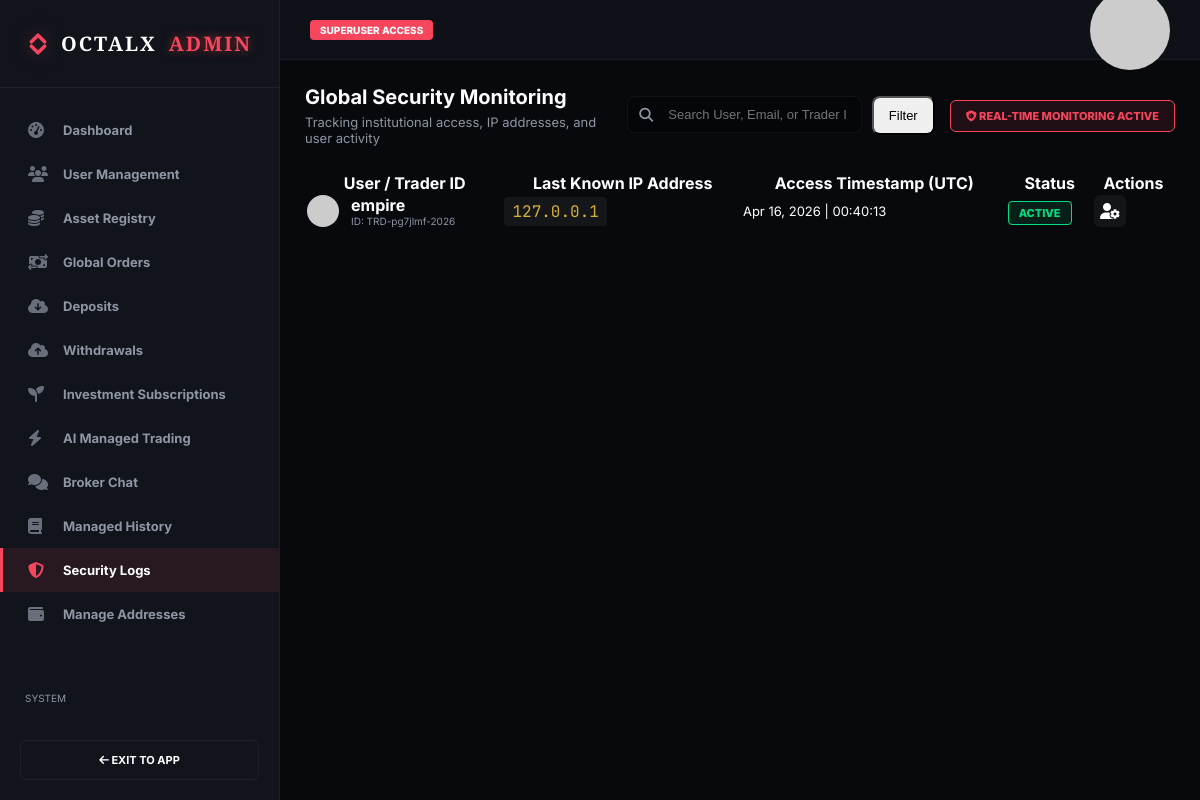
/et-admin/security-logs/ (signed in), run on an earlier commit of the app's database.
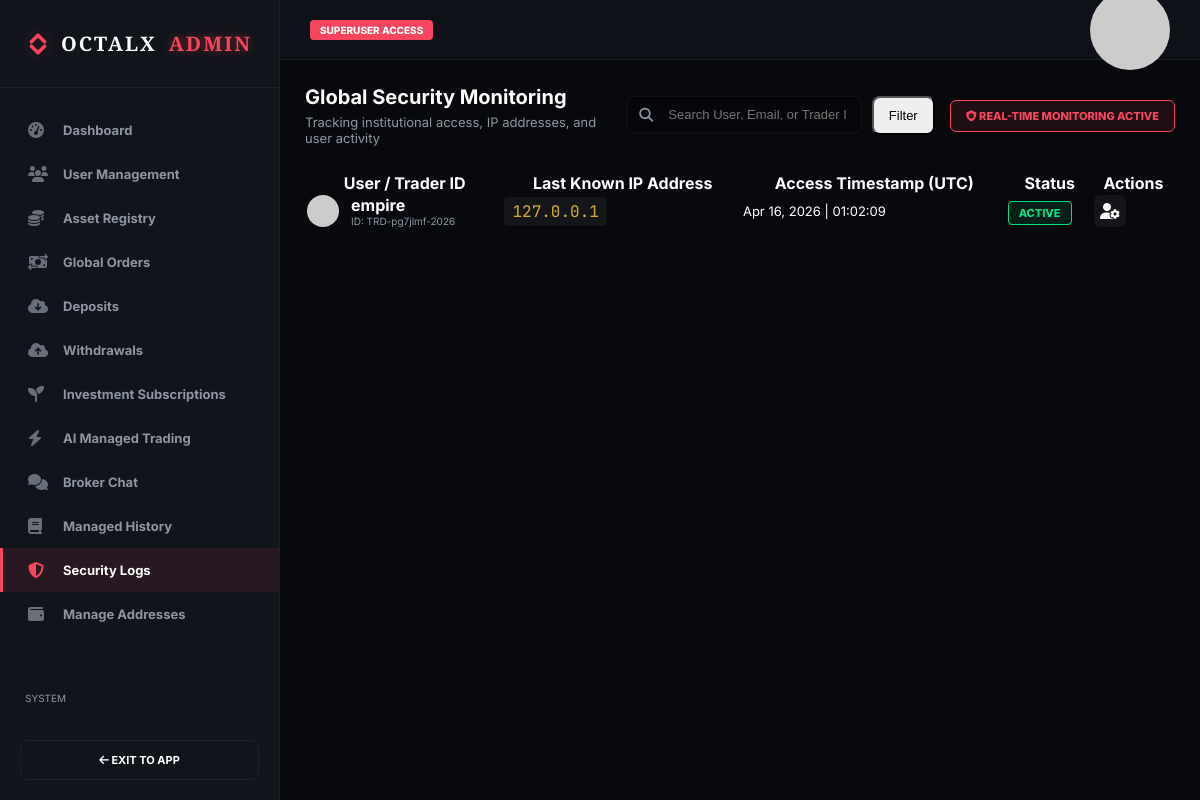
And on a later commit of the database.
### core/models.py (models this page shows, shortened)
class UserProfile(models.Model):
    KYC_CHOICES = (('UNVERIFIED', 'Unverified'), ('PENDING', 'Pending'), ('VERIFIED', 'Verified'))
    user = models.OneToOneField(settings.AUTH_USER_MODEL, on_delete=models.CASCADE, related_name='profile')
    display_name = models.CharField(max_length=100, blank=True)
    bio = models.TextField(blank=True)
    phone = models.CharField(max_length=20, blank=True)
    preferred_currency = models.CharField(max_length=10, default='USD')
    is_verified = models.BooleanField(default=False)
    kyc_status = models.CharField(max_length=20, choices=KYC_CHOICES, default='UNVERIFIED')
    trader_id = models.CharField(max_length=50, blank=True)
    kyc_id_type = models.CharField(max_length=50, blank=True)
    kyc_id_number = models.CharField(max_length=100, blank=True)
    kyc_id_front = models.ImageField(upload_to='kyc/', blank=True, null=True)
    kyc_id_back = models.ImageField(upload_to='kyc/', blank=True, null=True)
    profile_picture = models.ImageField(upload_to='avatars/', blank=True, null=True)
    has_signal_subscription = models.BooleanField(default=False)
    has_ai_subscription = models.BooleanField(default=False)
    active_plan = models.CharField(max_length=50, blank=True, null=True) # e.g. 'Premium'
    is_blocked = models.BooleanField(default=False, help_text="Total ban. Cannot login.")
    is_suspended = models.BooleanField(default=False, help_text="Restricted access. Forced to suspend page.")
    is_demo_mode = models.BooleanField(default=True, help_text="Switch between Demo and Real trading")
    referral_code = models.CharField(max_length=20, unique=True, blank=True)
    referred_by = models.ForeignKey(settings.AUTH_USER_MODEL, on_delete=models.SET_NULL, null=True, blank=True, related_name='referrals')
    last_login_ip = models.GenericIPAddressField(null=True, blank=True)
    last_login_at = models.DateTimeField(null=True, blank=True)
    created_at = models.DateTimeField(auto_now_add=True)
    def check_plan_expiry(self):
        from django.utils import timezone
        from datetime import timedelta
        from .models import InvestmentPayment
        has_valid = InvestmentPayment.objects.filter(
            user=self.user,
            status='COMPLETED',
            timestamp__gte=timezone.now() - timedelta(days=30)
        ).exists()
        return not has_valid

### core/views.py (the view)
# urls.py: path('et-admin/security-logs/', views.admin_security_logs, name='admin_security_logs'),
@user_passes_test(lambda u: u.is_active and u.is_superuser, login_url='login')
def admin_security_logs(request):
    q = request.GET.get('q', '')
    profiles = UserProfile.objects.select_related('user').filter(
        last_login_at__isnull=False,
        user__is_staff=False,
        user__is_superuser=False
    )
    if q:
        profiles = profiles.filter(
            Q(user__username__icontains=q) |
            Q(user__email__icontains=q) |
            Q(trader_id__icontains=q)
        )
    profiles = profiles.order_by('-last_login_at')
    return render(request, 'core/custom_admin/security_logs.html', {'profiles': profiles, 'q': q})

### templates/core/custom_admin/security_logs.html (shortened to what this page needs)
{% extends 'core/custom_admin/admin_base.html' %}
{% load static %}
{% block admin_content %}
<div class="admin-card">
    <div style="display: flex; justify-content: space-between; align-items: center; margin-bottom: 25px; flex-wrap: wrap; gap: 15px;">
        <div style="flex: 1; min-width: 250px;">
            <h2 style="margin: 0; font-size: 20px; color: white;">Global Security Monitoring</h2>
            <p style="margin: 5px 0 0; color: var(--text-secondary); font-size: 13px;">Tracking institutional access, IP addresses, and user activity</p>
        </div>
        <form method="GET" style="flex: 1; display: flex; gap: 10px; min-width: 250px;">
            <div style="position: relative; flex: 1;">
                <i class="fas fa-search" style="position: absolute; left: 12px; top: 12px; color: var(--text-secondary); font-size: 14px;"></i>
                <input type="text" name="q" value="{{ q }}" placeholder="Search User, Email, or Trader ID..."
                    style="width: 100%; background: rgba(0,0,0,0.3); border: 1px solid var(--border); border-radius: 8px; padding: 10px 15px 10px 40px; color: white; font-size: 13px;">
            </div>
            <button type="submit" class="btn-primary" style="padding: 10px 15px; border-radius: 8px; font-size: 13px;">Filter</button>
        </form>
        <div class="security-badge desktop-only" style="background: rgba(246, 70, 93, 0.1); border: 1px solid var(--danger); color: var(--danger); padding: 8px 15px; border-radius: 6px; font-size: 11px; font-weight: 800;">
            <i class="fas fa-shield-virus"></i> REAL-TIME MONITORING ACTIVE
        </div>
    </div>
    <div class="table-container desktop-only">
        <table class="admin-table">
            <thead>
                <tr>
                    <th>User / Trader ID</th>
                    <th>Last Known IP Address</th>
                    <th>Access Timestamp (UTC)</th>
                    <th>Status</th>
                    <th>Actions</th>
                </tr>
            </thead>
            <tbody>
                {% for profile in profiles %}
                <tr>
                    <td>
                        <div style="display: flex; align-items: center; gap: 12px;">
                            <img src="https://api.dicebear.com/7.x/initials/svg?seed={{ profile.user.username }}&backgroundColor=ff4d4d&fontColor=ffffff" style="width: 32px; height: 32px; border-radius: 50%;">
                            <div>
                                <div style="color: white; font-weight: 700;">{{ profile.user.username }}</div>
                                <div style="font-size: 10px; color: var(--text-secondary);">ID: {{ profile.trader_id }}</div>
                            </div>
                        </div>
                    </td>
                    <td>
                        <span style="font-family: 'JetBrains Mono', monospace; background: rgba(255,255,255,0.05); padding: 4px 8px; border-radius: 4px; color: var(--primary);">
                            {{ profile.last_login_ip|default:"Internal / Legacy" }}
                        </span>
                    </td>
                    <td style="font-size: 13px;">
                        {{ profile.last_login_at|date:"M d, Y | H:i:s" }}
                    </td>
                    <td>
                        {% if profile.is_blocked %}
                        <span class="badge badge-danger">Blocked</span>
                        {% elif profile.is_suspended %}
                        <span class="badge badge-warning">Suspended</span>
                        {% else %}
                        <span class="badge badge-success">Active</span>
                        {% endif %}
                    </td>
                    <td>
                        <a href="{% url 'custom_admin_user_detail' profile.user.id %}" class="btn-icon" title="View Profile">
                            <i class="fas fa-user-gear"></i>
                        </a>
                    </td>
                </tr>
                {% endfor %}
            </tbody>
        </table>
    </div>
</div>
{% endblock %}

### templates/core/custom_admin/admin_base.html (shortened to what this page needs)
{% load static %}
<!doctype html>
<html lang="en">
  <head>
    <link
      rel="stylesheet"
      href="https://cdnjs.cloudflare.com/ajax/libs/font-awesome/6.5.1/css/all.min.css"
    />
    <link rel="stylesheet" href="{% static 'css/style.css' %}" />
  </head>
  <body>
    <div
      class="admin-layout-wrapper"
      style="display: flex; height: 100vh; overflow: hidden; width: 100%"
    >
      <aside class="admin-sidebar" id="admin-sidebar">
        <div
          class="admin-logo"
          style="
            display: flex;
            align-items: center;
            justify-content: center;
            gap: 12px;
          "
        >
          OCTALX <span>ADMIN</span>
        </div>
        <nav style="display: flex; flex-direction: column; flex: 1; overflow-y: auto; padding-bottom: 40px;">
          <a
            href="{% url 'custom_admin_dashboard' %}"
            class="admin-nav-item {% if request.resolver_match.url_name == 'custom_admin_dashboard' %}active{% endif %}"
          >
            <i class="fas fa-gauge-high"></i> Dashboard
          </a>
          <a
            href="{% url 'custom_admin_users' %}"
            class="admin-nav-item {% if request.resolver_match.url_name == 'custom_admin_users' %}active{% endif %}"
          >
            <i class="fas fa-users"></i> User Management
          </a>
          <a
            href="{% url 'custom_admin_assets' %}"
            class="admin-nav-item {% if request.resolver_match.url_name == 'custom_admin_assets' %}active{% endif %}"
          >
            <i class="fas fa-coins"></i> Asset Registry
          </a>
          <a
            href="{% url 'custom_admin_orders' %}"
            class="admin-nav-item {% if request.resolver_match.url_name == 'custom_admin_orders' %}active{% endif %}"
          >
            <i class="fas fa-money-bill-transfer"></i> Global Orders
          </a>
          <a
            href="{% url 'admin_deposits' %}"
            class="admin-nav-item {% if request.resolver_match.url_name == 'admin_deposits' %}active{% endif %}"
          >
            <i class="fa-solid fa-cloud-arrow-down"></i> Deposits
          </a>
          <a
            href="{% url 'admin_withdrawals' %}"
            class="admin-nav-item {% if request.resolver_match.url_name == 'admin_withdrawals' %}active{% endif %}"
          >
            <i class="fa-solid fa-cloud-arrow-up"></i> Withdrawals
          </a>
          <a
            href="{% url 'custom_admin_investments' %}"
            class="admin-nav-item {% if request.resolver_match.url_name == 'custom_admin_investments' %}active{% endif %}"
          >
            <i class="fas fa-seedling"></i> Investment Subscriptions
          </a>
          <a
            href="{% url 'admin_ai_trading' %}"
            class="admin-nav-item {% if request.resolver_match.url_name == 'admin_ai_trading' %}active{% endif %}"
          >
            <i class="fas fa-bolt"></i> AI Managed Trading
          </a>
          <a
            href="{% url 'admin_chat_list' %}"
            class="admin-nav-item {% if request.resolver_match.url_name == 'admin_chat_list' %}active{% endif %}"
          >
            <i class="fas fa-comments"></i> Broker Chat
          </a>
          <a
            href="{% url 'admin_managed_history' %}"
            class="admin-nav-item {% if request.resolver_match.url_name == 'admin_managed_history' %}active{% endif %}"
          >
            <i class="fas fa-book"></i> Managed History
          </a>
          <a
            href="{% url 'admin_security_logs' %}"
            class="admin-nav-item {% if request.resolver_match.url_name == 'admin_security_logs' %}active{% endif %}"
          >
            <i class="fas fa-shield-halved"></i> Security Logs
          </a>
          <a
            href="{% url 'admin_manage_addresses' %}"
            class="admin-nav-item {% if request.resolver_match.url_name == 'admin_manage_addresses' %}active{% endif %}"
          >
            <i class="fas fa-wallet"></i> Manage Addresses
          </a>
          <div style="margin-top: 50px; padding: 0 25px">
            <span
              style="
                color: var(--text-secondary);
                font-size: 10px;
                text-transform: uppercase;
              "
              >System</span
            >
          </div>
          <a
            href="/admin/"
            target="_blank"
            class="admin-nav-item"
            style="color: var(--primary)"
          >
          </a>
        </nav>
        <div style="margin-top: auto; padding: 20px">
          <a
            href="{% url 'index' %}"
            class="btn-outline-full"
            style="font-size: 11px"
          >
            <i class="fas fa-arrow-left"></i> Exit to App
          </a>
        </div>
      </aside>
      <div
        class="admin-main-content"
        style="
          flex: 1;
          display: flex;
          flex-direction: column;
          background: var(--bg-dark);
          overflow: hidden;
        "
      >
        <header class="admin-header">
          <div style="display: flex; align-items: center; gap: 15px">
            <span class="admin-badge">Superuser Access</span>
          </div>
          <div style="display: flex; gap: 20px; align-items: center">
            <img
              src="https://api.dicebear.com/7.x/initials/svg?seed={{ request.user.username }}&backgroundColor=ff4d4d&fontColor=ffffff&size=30"
              style="border-radius: 50%"
            />
          </div>
        </header>
        <div
          class="admin-page-body"
          style="flex: 1; overflow-y: auto; padding: 25px"
        >
          {% block admin_content %}{% endblock %}
        </div>
      </div>
    </div>
  </body>
</html>

What changed in the data, as far as the page shows it:
changed UserProfile "empire": last_login_at|H "Apr 16, 2026 | 00:40:13" → "Apr 16, 2026 | 01:02:09"
